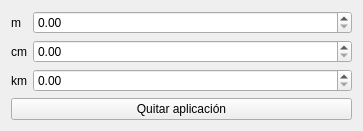
<?xml version="1.0" encoding="UTF-8"?>
<ui version="4.0">
 <class>Widget</class>
 <widget class="QWidget" name="Widget">
  <property name="geometry">
   <rect>
    <x>0</x>
    <y>0</y>
    <width>363</width>
    <height>121</height>
   </rect>
  </property>
  <property name="windowTitle">
   <string>Widget</string>
  </property>
  <layout class="QGridLayout" name="gridLayout">
   <item row="0" column="0">
    <layout class="QFormLayout" name="formLayout">
     <item row="0" column="0">
      <widget class="QLabel" name="label">
       <property name="text">
        <string>m</string>
       </property>
      </widget>
     </item>
     <item row="0" column="1">
      <widget class="QDoubleSpinBox" name="metrosDoubleSpinBox"/>
     </item>
     <item row="1" column="0">
      <widget class="QLabel" name="label_2">
       <property name="text">
        <string>cm</string>
       </property>
      </widget>
     </item>
     <item row="1" column="1">
      <widget class="QDoubleSpinBox" name="centimetrosDoubleSpinBox"/>
     </item>
     <item row="2" column="0">
      <widget class="QLabel" name="label_3">
       <property name="text">
        <string>km</string>
       </property>
      </widget>
     </item>
     <item row="2" column="1">
      <widget class="QDoubleSpinBox" name="kilometrosDoubleSpinBox"/>
     </item>
    </layout>
   </item>
   <item row="1" column="0">
    <widget class="QPushButton" name="quitarAplicacionPushButton">
     <property name="text">
      <string>Quitar aplicación</string>
     </property>
    </widget>
   </item>
  </layout>
 </widget>
 <layoutdefault spacing="6" margin="11"/>
 <resources/>
 <connections/>
</ui>
